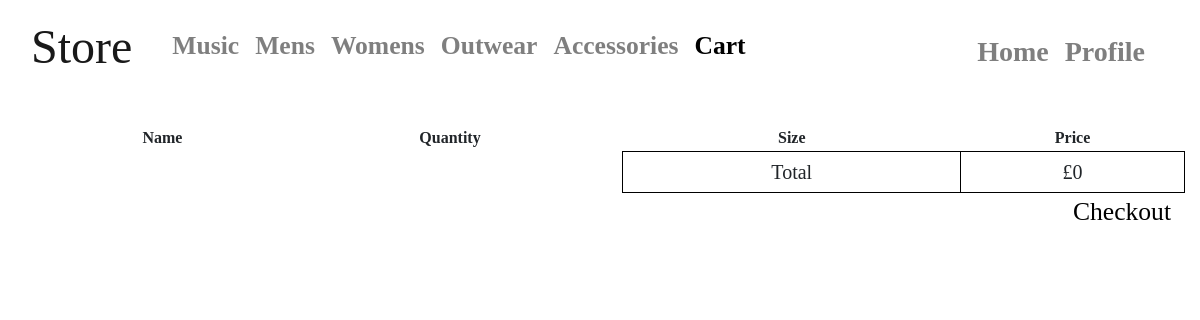
The app's page /store/cart (signed in), older data.
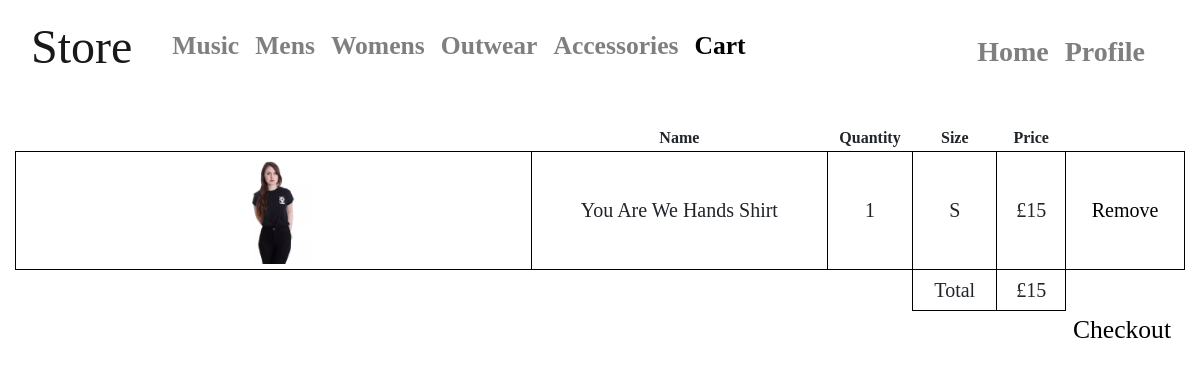
The same page, newer data.
### app/models.py (models this page shows, shortened)
class User(UserMixin, db.Model):
    id = db.Column(db.Integer, primary_key=True)
    username = db.Column(db.String(64), index=True, unique=True)
    email = db.Column(db.String(120), index=True, unique=True)
    password_hash = db.Column(db.String(128))
    name = db.Column(db.String(40), index=True)
    address1 = db.Column(db.String(40), index=True)
    address2 = db.Column(db.String(40), index=True)
    towncity = db.Column(db.String(40), index=True)
    postcode = db.Column(db.String(40), index=True)
    accesslevel = db.Column(db.Integer, index=True)
    card = db.Column(db.String)

class Store(db.Model):
    id = db.Column(db.Integer, primary_key=True)
    name = db.Column(db.String(40))
    image = db.Column(db.String(40))
    cat = db.Column(db.String(40))
    price = db.Column(db.Float)
    sale = db.Column(db.Integer)
    back_image = db.Column(db.String)
    cost = db.Column(db.Float)

class cart(db.Model):
    cart_id = db.Column(db.Integer, primary_key=True)
    userid = db.Column(db.Integer)
    itemid = db.Column(db.String)
    quantity = db.Column(db.Integer)
    price = db.Column(db.Integer)
    size = db.Column(db.String)

### app/routes.py (the view)
@app.route("/store/cart", methods=["GET", "POST"])
@login_required
def the_cart():                                            # Shopping Cart HTML Page
    final_price = 0                                        # Parameters: None
    for j in cart.query.all():                             # Return: cart.html and passes the User, cart and store databases and the final price
        if current_user.id == j.userid:                    # Purpose: To display the the shopping cart of the logged in user. It also calculates the
            the_price = int(j.price) * int(j.quantity)     # total price of all that user's items in the cart and passes it into the html file
            final_price = int(final_price) + int(the_price)
    return render_template("store/cart.html", title="Store-", users=User.query.all(), cart=cart.query.all(), store=Store.query.all(),
                           final_price=final_price)

### app/models.py (called while the page is built)
@login.user_loader
def load_user(the_id):
    return User.query.get(int(the_id))

### app/templates/store/cart.html (shortened to what this page needs)
{% extends "store/layout_store.html" %}
{% block body %}
<div class="text-center" style="font-family: Rockwell">
<br>
{% for i in users %}
    {% if i.id == current_user.id %}
        <table id="tblProduct", width="100%">
        <tr>
           <th>&nbsp;</th>
            <th>Name</th>
            <th>Quantity</th>
            <th>Size</th>
            <th>Price</th>
        </tr>
        {% for j in cart %}
            {% if j.userid == i.id %}
                {% for item in store %}
                    {% if j.itemid == item.id %}
                        <tr>
                            <td><img  src="{{ url_for("static", filename=item.image) }}", width="15%", height="28%"></td>
                            <td>{{ item.name }}</td>
                            <td>{{ j.quantity }}</td>
                            <td>{{ j.size }}</td>
                            <td>£{{ j.price }}</td>
                            <td><a id="word" href="{{ url_for("remove_item_cart", the_cart_id=j.cart_id) }}">Remove</a> </td>
                        </tr>
                    {% endif %}
                {% endfor %}
            {% endif %}
        {% endfor %}
        <tr>
            <th> </th>
            <th> </th>
            <th> </th>
            <td>Total</td>
            <td>£{{ final_price }}</td>
        </tr>
        </table>
    {% endif %}
{% endfor %}
<a id="word" style="float: right; padding-right: 14px; font-size: 160%" href="{{ url_for("delivery") }}">Checkout</a>
</div>
{% endblock %}

Row changes from the older to the newer data that the page shows:
computed for User: final_price "0" → "15"
added cart: quantity "1", size "S", price "15"
now on this page (row unchanged): Store: image (picture), name "You Are We Hands Shirt"
